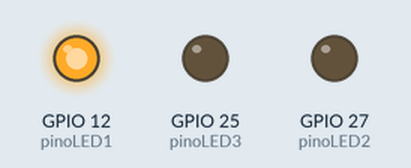
A sketch run on a simulated ESP32. On the bench: output pins drawn as LEDs (lit = HIGH).

Above: at 0.5 s.
At 2.5 s:
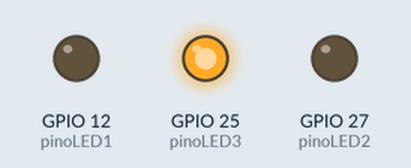
At 4.5 s:
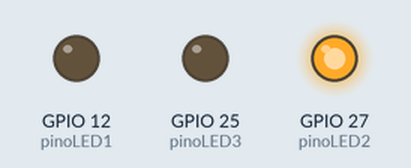
At 5.5 s:
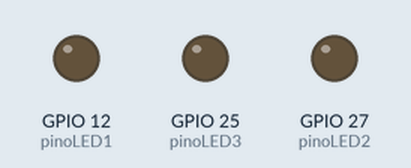
Timing chart, 0 to 7.8 s (numbered marks = the images above):
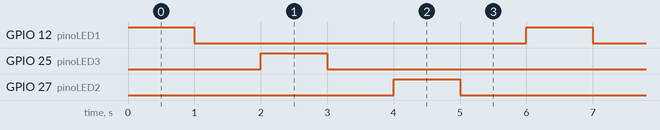

The sketch:

trafic_light.ino
```cpp
const int pinoLED1 = 12;
const int pinoLED2 = 27;
const int pinoLED3 = 25;
void setup() {
  pinMode(pinoLED1, OUTPUT);
   pinMode(pinoLED2, OUTPUT);
   pinMode(pinoLED3, OUTPUT);
}

void loop() {
  digitalWrite(pinoLED1, HIGH);
  delay(1000);
  digitalWrite(pinoLED1, LOW);
  delay(1000);
  digitalWrite(pinoLED3, HIGH);
  delay(1000);
  digitalWrite(pinoLED3, LOW);
  delay(1000);
  digitalWrite(pinoLED2, HIGH);
  delay(1000);
  digitalWrite(pinoLED2, LOW);
  delay(1000);
}
```

Measured:
- by itself, GPIO 12 (pinoLED1), GPIO 25 (pinoLED3), GPIO 27 (pinoLED2): alternates HIGH for 1.0 s and LOW for 5.0 s
- by itself, everything shown: repeats every 6.0 s, in 6 steps
